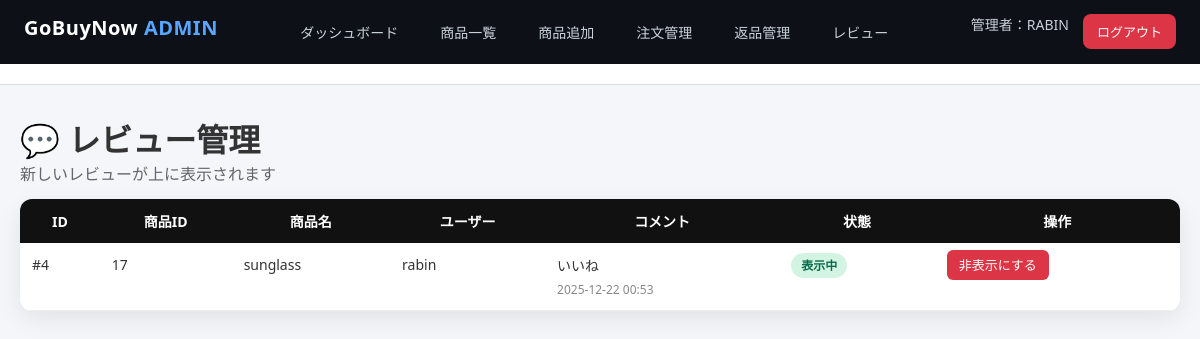
The page /reviews.php (signed in) on the database its author committed.
### tables this page shows
CREATE TABLE `product_reviews` (
  `id` int(11) NOT NULL,
  `product_id` int(11) NOT NULL,
  `user_id` int(11) NOT NULL,
  `rating` tinyint(4) NOT NULL,
  `comment` text NOT NULL,
  `created_at` timestamp NOT NULL DEFAULT CURRENT_TIMESTAMP,
  `is_hidden` tinyint(1) NOT NULL DEFAULT '0'
);

CREATE TABLE `products` (
  `id` int(11) NOT NULL,
  `name` varchar(255) DEFAULT NULL,
  `price` double DEFAULT NULL,
  `category` int(11) DEFAULT NULL,
  `image` varchar(255) DEFAULT NULL,
  `description` text,
  `created_at` timestamp NOT NULL DEFAULT CURRENT_TIMESTAMP,
  `stock` int(11) NOT NULL DEFAULT '0',
  `is_hidden` tinyint(1) NOT NULL DEFAULT '0'
);

### reviews.php (the view, shortened to what this page needs)
<?php
require_once '../config.php';
include 'header.php';
$sql = "
SELECT
    r.id AS review_id,
    r.product_id,
    r.comment,
    r.created_at,
    r.is_hidden,
    p.name AS product_name,
    COALESCE(u.name,'退会ユーザー') AS user_name
FROM product_reviews r
LEFT JOIN products p ON r.product_id = p.id
LEFT JOIN users u ON r.user_id = u.id
ORDER BY r.created_at DESC, r.id DESC
";
$reviews = $conn->query($sql);
?>
<div class="admin-container">
<h1>💬 レビュー管理</h1>
<p class="subtext">新しいレビューが上に表示されます</p>
<table class="review-table">
<thead>
<tr>
<th>ID</th>
<th>商品ID</th>
<th>商品名</th>
<th>ユーザー</th>
<th>コメント</th>
<th>状態</th>
<th>操作</th>
</tr>
</thead>
<tbody>
<?php while ($r = $reviews->fetch_assoc()):
    $isNew = (time() - strtotime($r['created_at'])) < 86400;
?>
<tr class="<?= $isNew ? 'new-row' : '' ?>">
<td>#<?= $r['review_id'] ?></td>
<td><?= $r['product_id'] ?></td>
<td><?= htmlspecialchars($r['product_name']) ?></td>
<td><?= htmlspecialchars($r['user_name']) ?></td>
<td class="comment-cell">
<?= nl2br(htmlspecialchars($r['comment'])) ?>
<div class="date"><?= date('Y-m-d H:i', strtotime($r['created_at'])) ?></div>
</td>
<td>
<span class="status <?= $r['is_hidden'] ? 'hidden' : 'visible' ?>">
<?= $r['is_hidden'] ? '非表示' : '表示中' ?>
</span>
</td>
<td>
<a class="btn <?= $r['is_hidden'] ? 'show' : 'hide' ?>"
href="reviews.php?toggle=<?= $r['review_id'] ?>">
<?= $r['is_hidden'] ? '表示する' : '非表示にする' ?>
</a>
</td>
</tr>
<?php endwhile; ?>
</tbody>
</table>
</div>
</body>
</html>

### header.php (style rules this page uses)
* { box-sizing:border-box;margin:0;padding:0 }
body { font-family: "Segoe UI", Roboto, Arial, sans-serif; background:#f4f6f9; color:#333; }

### reviews.php (style rules this page uses)
.admin-container { max-width:1300px; margin:30px auto; padding:0 20px; }
.subtext { color:#666; margin-bottom:14px; }
.review-table { width:100%; border-collapse:collapse; background:#fff; box-shadow:0 8px 24px rgba(0,0,0,.08); border-radius:12px; overflow:hidden; }
.review-table th { background:#111; color:#fff; padding:12px; font-size:14px; }
.review-table td { padding:12px; border-bottom:1px solid #eee; vertical-align:top; font-size:14px; }
.comment-cell { max-width:380px; }
.comment-cell .date { margin-top:6px; font-size:12px; color:#888; }
.status { padding:4px 10px; border-radius:14px; font-size:12px; font-weight:600; }
.status.visible { background:#d4f4e3;color:#0b6b4b }
.btn { padding:6px 12px; border-radius:6px; text-decoration:none; font-size:13px; color:#fff; }
.btn.hide { background:#dc3545 }

### rows shown on the page
product_reviews: id "4", product "17", product.name "sunglass", user_name "rabin", comment "いいね", created_at "2025-12-22 00:53", is_hidden "表示中"

### other values the page prints
$_SESSION['admin_name'] "RABIN"
